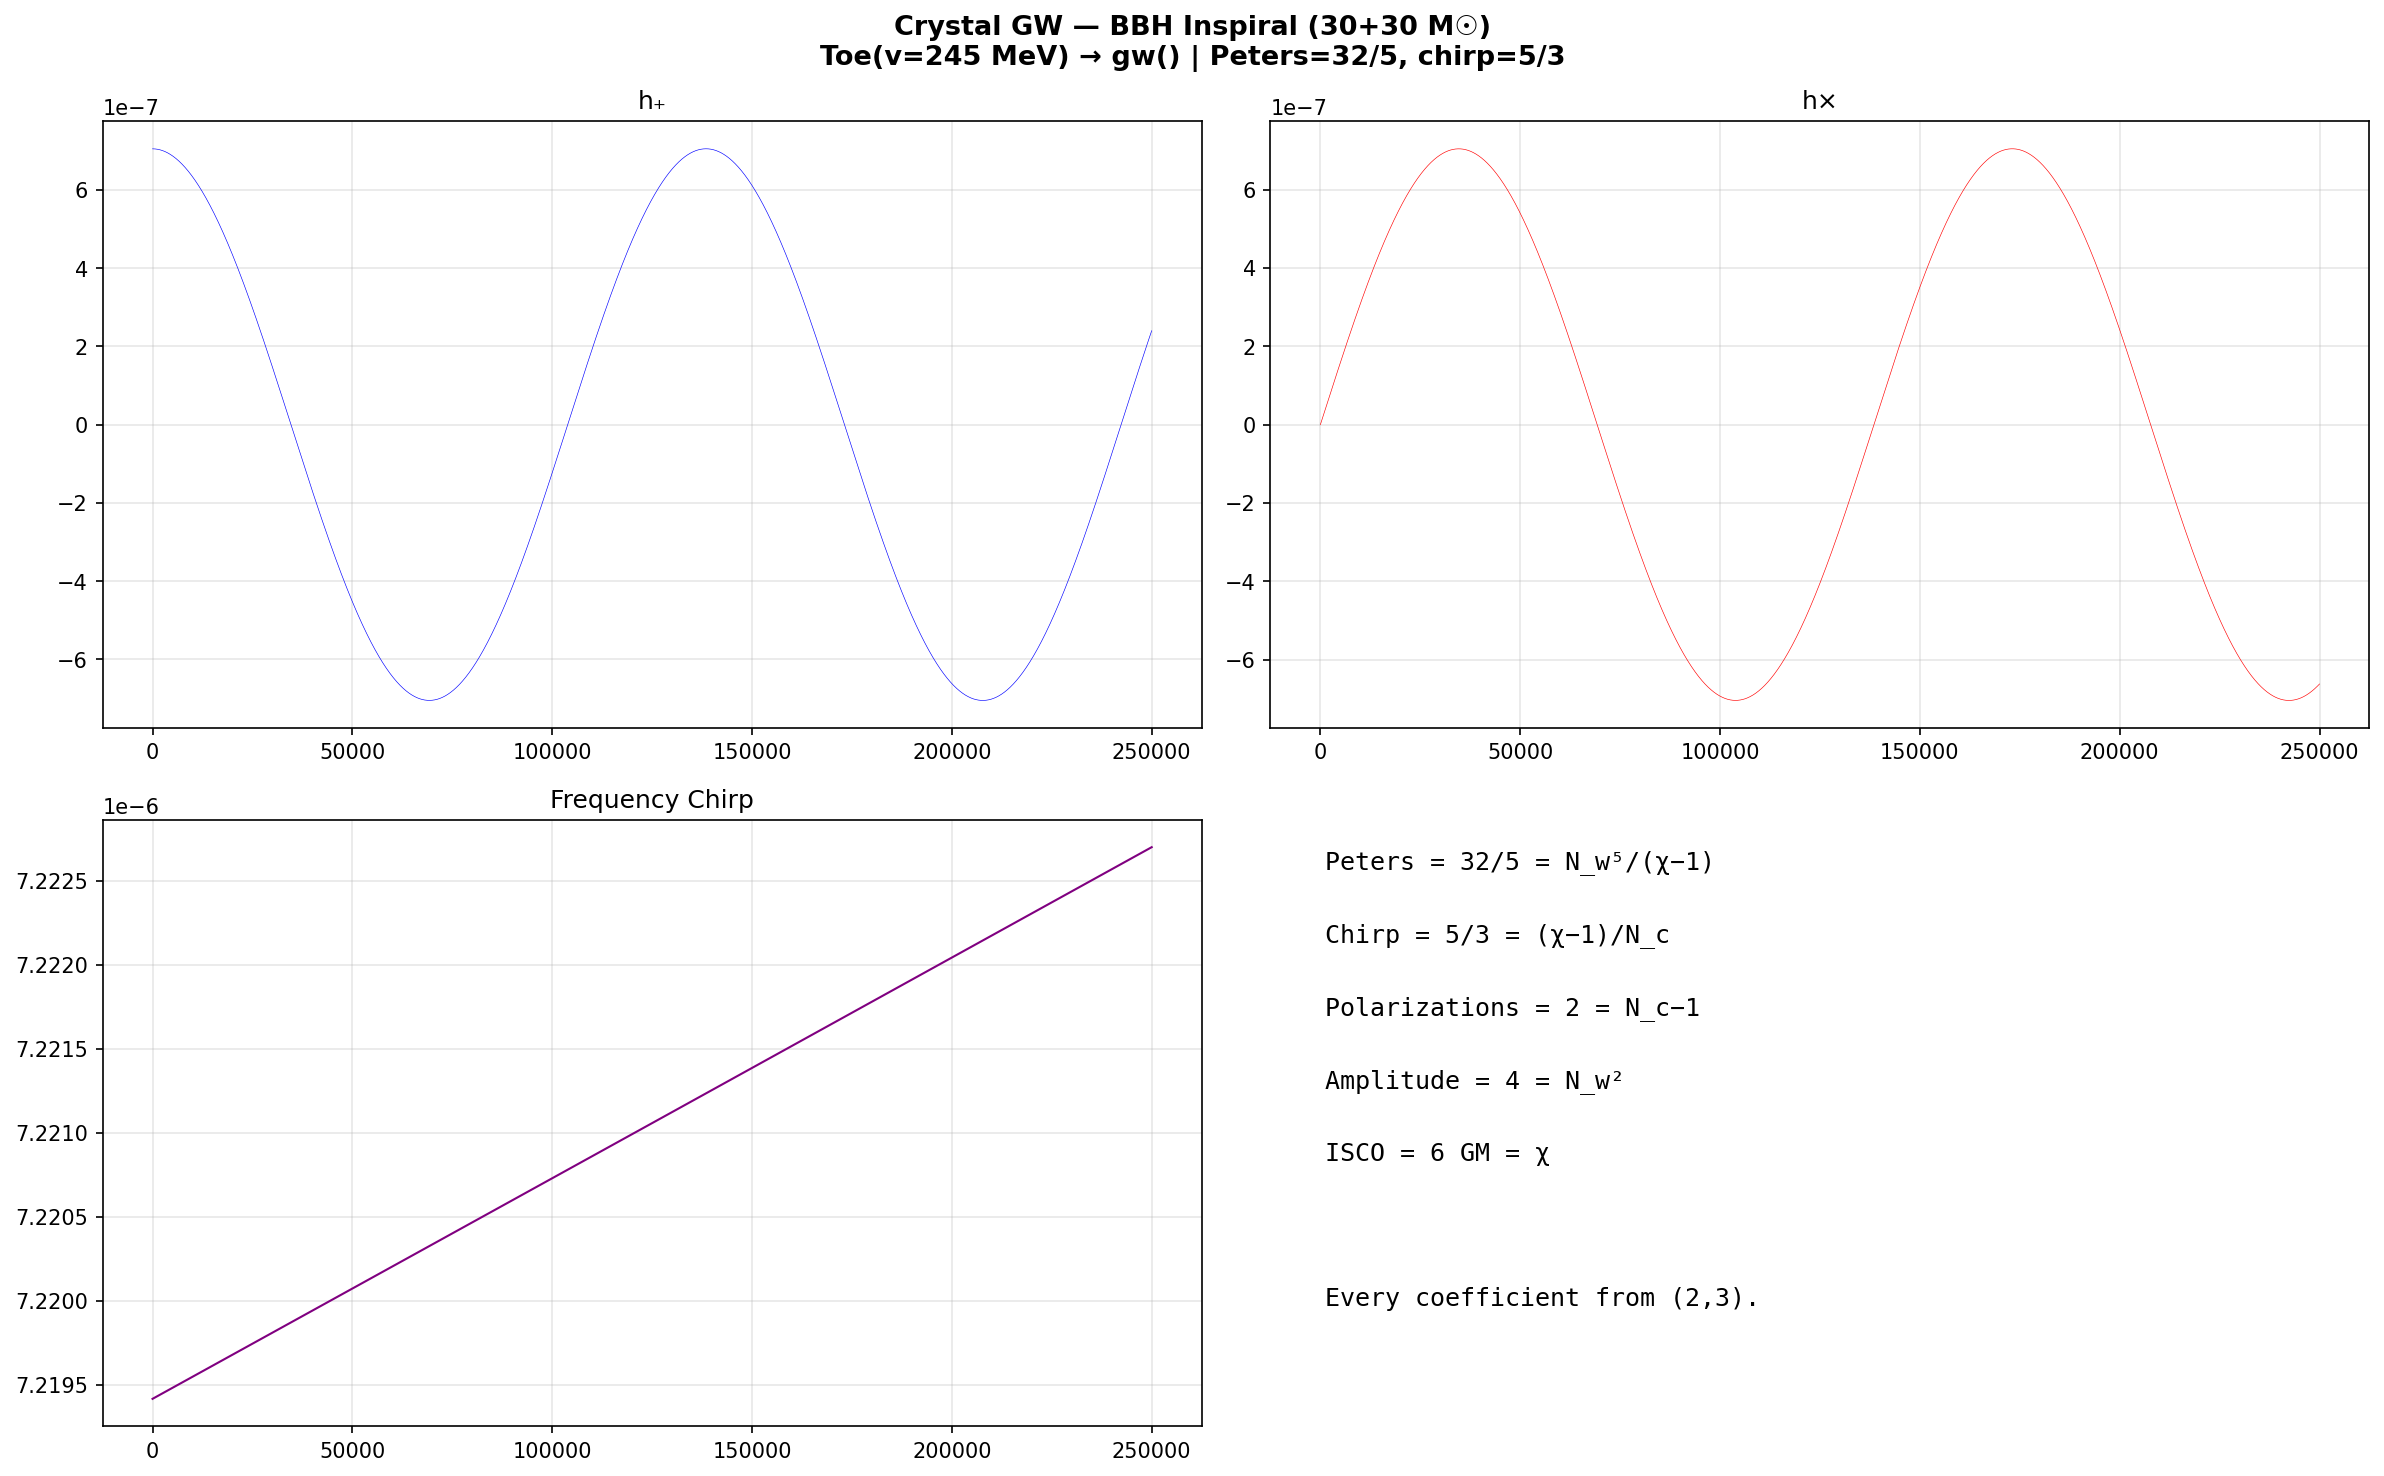

Write the Python code that produced this figure.
#!/usr/bin/env python3
"""Crystal GW — Binary Black Hole Inspiral Waveform"""
import crystal_toe as ct
import numpy as np
import matplotlib.pyplot as plt

toe = ct.Toe()
gw = toe.gw()
m1, m2 = 30.0, 30.0
mc = gw.chirp_mass(m1, m2)
f_isco = gw.isco_frequency(m1+m2)
print(f"Chirp mass: {mc:.2f}, Peters: {gw.peters_coefficient():.1f} = 32/5 = N_w^5/(chi-1)")

times, freqs, hp, hx = gw.inspiral_waveform(m1, m2, 1e6, 0.3, f_isco/50, 0.5)

fig, axes = plt.subplots(2, 2, figsize=(16, 10))
fig.suptitle(f"Crystal GW — BBH Inspiral ({m1:.0f}+{m2:.0f} M☉)\n"
             f"Toe(v={toe.vev():.0f} MeV) → gw() | Peters=32/5, chirp=5/3", fontsize=13, fontweight='bold')
axes[0][0].plot(times, hp, 'b-', linewidth=0.3); axes[0][0].set_title('h₊'); axes[0][0].grid(True, alpha=0.3)
axes[0][1].plot(times, hx, 'r-', linewidth=0.3); axes[0][1].set_title('h×'); axes[0][1].grid(True, alpha=0.3)
axes[1][0].plot(times, freqs, 'purple', linewidth=1); axes[1][0].set_title('Frequency Chirp'); axes[1][0].grid(True, alpha=0.3)
axes[1][1].axis('off')
for i, l in enumerate([f"Peters = 32/5 = N_w⁵/(χ−1)", f"Chirp = 5/3 = (χ−1)/N_c",
    f"Polarizations = {gw.gw_polarizations()} = N_c−1", f"Amplitude = {gw.amplitude_factor()} = N_w²",
    f"ISCO = {gw.chi()} GM = χ", "", "Every coefficient from (2,3)."]):
    axes[1][1].text(0.05, 0.95-i*0.12, l, transform=axes[1][1].transAxes, fontsize=12, fontfamily='monospace', va='top')
plt.tight_layout(); plt.savefig('gw_inspiral.png', dpi=150, bbox_inches='tight'); plt.show()
